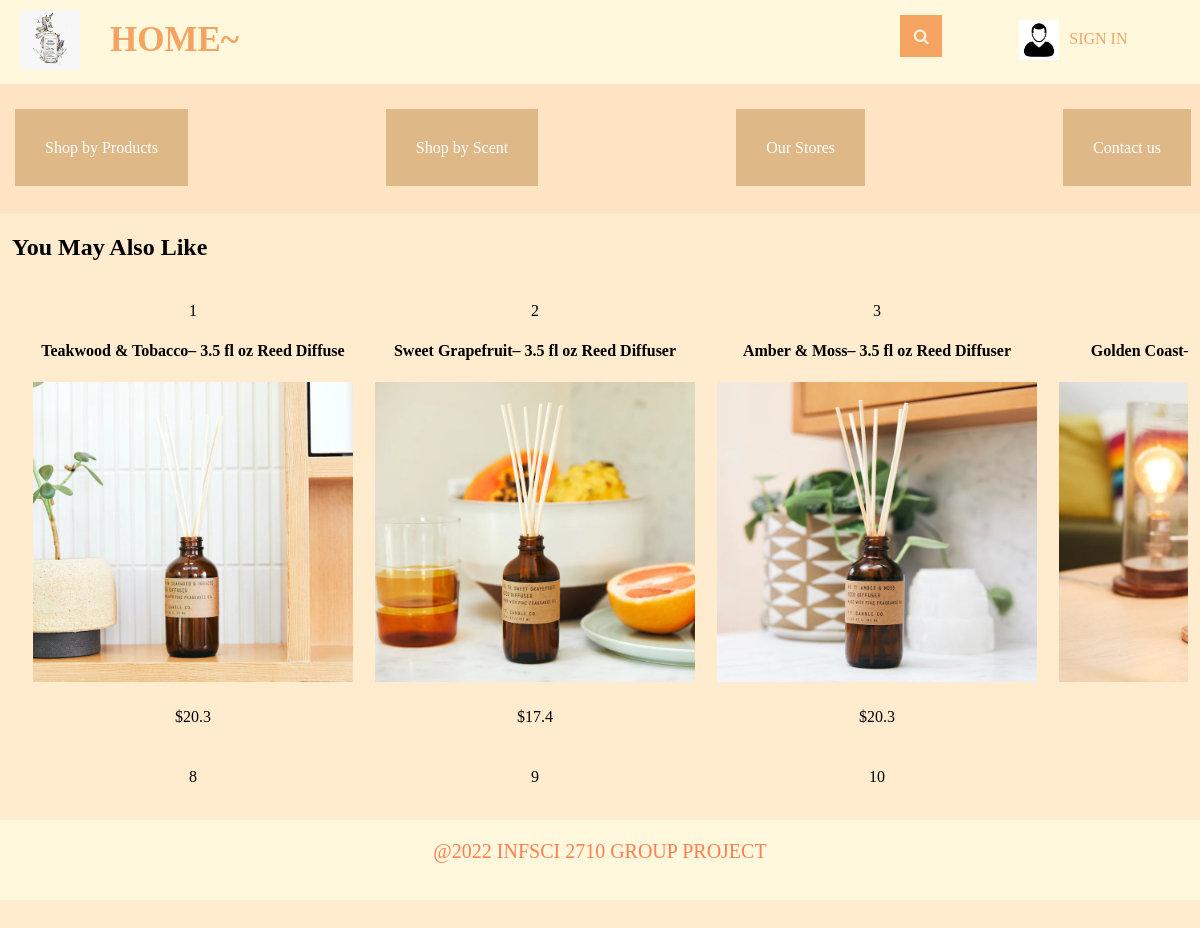
Page /managerpage/mgrroot on the committed database.
### tables this page shows
CREATE TABLE "products" (
  "productId" INTEGER,
  "name" TEXT,
  "inventory" INTEGER,
  "price" REAL,
  "description" TEXT,
  "image" TEXT,
  "productKindId" INTEGER,
  "scent_id" INTEGER,
  CONSTRAINT "PRODUCTS_PK" PRIMARY KEY ("productId"),
  CONSTRAINT "FK_products_product_kind" FOREIGN KEY ("productKindId") REFERENCES "product_kind" ("productKindId") ON DELETE NO ACTION ON UPDATE NO ACTION,
  CONSTRAINT "products_FK" FOREIGN KEY ("scent_id") REFERENCES "scent" ("scent_id") ON DELETE NO ACTION ON UPDATE NO ACTION,
  CONSTRAINT "inventory_constrains" CHECK (inventory>=0)
);

### main.py (the view)
@app.route("/managerpage/mgrroot")
def mgrroot():
    loggedIn, firstName, noOfItems = mgrLoginDetails()
    with sqlite3.connect('database.db') as conn:
        cur = conn.cursor()
        cur.execute('SELECT productId, name, price, description, image, inventory, productKindId, scent_id FROM products')
        itemData = cur.fetchall()
        cur.execute('SELECT productKindId, name FROM product_kind')
        categoryData = cur.fetchall()
        cur.execute('SELECT scent_id, scent_name FROM scent')
        scentData = cur.fetchall()
    itemData = parse(itemData)
    return render_template('managerpage.html', itemData=itemData, loggedIn=loggedIn, firstName=firstName, noOfItems=noOfItems, categoryData=categoryData, scentData=scentData)

### main.py (called while the page is built)
def mgrLoginDetails():
    with sqlite3.connect('database.db') as conn:
        cur = conn.cursor()
        if 'email' not in session:
            loggedIn = False
            firstName = ''
            noOfItems = 0
        else:
            loggedIn = True
            cur.execute("SELECT mgrId, firstName FROM manager WHERE email = ?", (session['email'], ))
            mgrId, firstName = cur.fetchone()
            cur.execute("SELECT count(productId) FROM cart WHERE userId = ?", (mgrId, ))
            noOfItems = cur.fetchone()[0]
    conn.close()
    return (loggedIn, firstName, noOfItems)

def parse(data):
    ans = []
    i = 0
    while i < len(data):
        curr = []
        for j in range(7):
            if i >= len(data):
                break
            curr.append(data[i])
            i += 1
        ans.append(curr)
    return ans

### templates/managerpage.html (shortened to what this page needs)
<!DOCTYPE HTML>
<html>
<head>
    <link rel="stylesheet" href={{ url_for('static', filename='css/home.css') }} />
    <link rel="stylesheet" href={{url_for('static', filename='css/bodyGeneral.css')}} />
    <link rel="stylesheet" href={{ url_for('static', filename='css/topStyle.css') }} />
    <link rel="stylesheet" href={{ url_for('static', filename='css/footer.css') }} />
    <link rel="stylesheet" href="https://maxcdn.bootstrapcdn.com/font-awesome/4.5.0/css/font-awesome.min.css">
</head>
<body>
    <div class="container">
        <div id="title">
            <a href="/managerpage/mgrlogout">
                <img id="logo" src= {{ url_for('static', filename='images/logo.png') }} />
            </a>
            <div class="home_btn">
                <a href="/managerpage/mgrroot">
                    <strong>HOME~</strong>
                </a>
            </div>
            <div class = "Search">
                <form>
		            <input id="searchBox" type="text" name="searchQuery" placeholder="SEARCH....">
		            <button id="searchButton" type="submit" value="Search"></button>
		        </form>
            </div>
            {% if not loggedIn %}
            <div id="signInButton">
                <img id = "client " src= {{ url_for('static', filename='images/client.png')}}/>
                <a class="link" href="/managerpage/mgrloginForm">SIGN IN</a>
            </div>
        {% endif %}
    </div>
        <div class="display">
            <div class="displayMenu">
                <div class="by_product">
                        <buttom class ="naviItems" > Shop by Products </buttom>
                </div>
                <div class="by_scent">
                        <buttom class ="naviItems" > Shop by Scent </buttom>
                </div>
                <div class="stores">
                        <buttom class ="naviItems" > Our Stores </buttom>
                </div>
                <div class="contact">
                        <buttom class ="naviItems" onclick = window.location.href="/contactUs.html"> Contact us </buttom>
                </div>
            </div>
            <div class="displayItem">
                <h2>You May Also Like</h2>
                {% for data in itemData %}
                <table>
                    <tr id="productId">
                        {% for row in data %}
                        <td>
                            {{row[0]}}
                        </td>
                        {% endfor %}
                    </tr>
                    <tr id="productName">
                        {% for row in data %}
                        <td>
                            {{row[1]}}
                        </td>
                        {% endfor %}
                    </tr>
                    <tr id="productImage">
                        {% for row in data %}
                        <td>
                            <a href="/mgrproductDescription?productId={{row[0]}}">
                                <img src={{ url_for('static', filename='uploads/' + row[4]) }} id="itemImage" />
                            </a>
                        </td>
                        {% endfor %}
                    </tr>
                    <tr id="productPrice">
                        {% for row in data %}
                        <td>
                            ${{row[2]}}
                        </td>
                        {% endfor %}
                    </tr>
                </table>
                {% endfor %}
            </div>
        </div>
    </div>
    <footer>
        <div class="footer_container">
            <p>@2022 INFSCI 2710 GROUP PROJECT</p>
        </div>
    </footer>
</body>
</html>

### static/css/home.css (style rules this page uses)
html,body { margin: 0; padding: 0; height: 100%; }
body { width: 100%; background: blanchedalmond; }
.container { position: relative; width:100%; height: 100%; overflow:scroll; }
.display { margin-bottom: 120px; }
#itemImage { height: 300px; width: 320px; }
table { border-spacing: 20px; width: 80%; margin: auto; text-align: center; }
#productName { text-align: center; font-weight: bold; }
#productPrice { text-align: center; }
.displayMenu { background: bisque; width: 98%; height: 100px; position: fixed; top: 84px; display: flex; justify-content: space-between; padding: 15px; z-index: 1; transform: scale(1); }
.naviItems { background-color: burlywood; position: relative; top: 40px; color: white; width: 100%; padding: 30px; font-size: 16px; border: none; cursor: pointer; }
.displayItem { position: relative; top:214px; width: 98%; margin: auto; overflow: scroll; }

### static/css/bodyGeneral.css (style rules this page uses)
html,body { margin: 0; padding: 0; height: 100%; }
body { background: blanchedalmond; }

### static/css/topStyle.css (style rules this page uses)
#logo { height: 60px; width: 60px; margin-left: 20px; margin-top: 10px; margin-bottom: 10px; margin-right: 20px; float: left; }
#title { background-color: cornsilk; height: 84px; position: fixed; top:0px; display: flex; width: 100%; margin-bottom: 0px; z-index: 2; }
.home_btn { height: 64px; margin-bottom: 10px; margin-top:10px; padding: 10px; }
.home_btn a { position: relative; text-align: center; text-decoration: none; font-family: "Palace Script MT"; font-size: 35px; color: sandybrown; }
.Search { width: 70%; }
.Search form { padding:15px; height: 100%; }
.Search input { height: 42px; width: 0; padding: 0 42px 0 15px; border: none; border-bottom: 2px solid transparent; outline: none; background: transparent; transition: .4s cubic-bezier(0, 0.8, 0, 1); position: relative; top: 0; right:0; float: right; z-index: 2; font-family: "Palace Script MT"; font-size:20px; }
.Search button { background: sandybrown; border: none; height: 42px; width: 42px; position: relative; top: 0; right: 0; float: right; margin-right: -15px; cursor: pointer; }
.Search button:before { content: "\f002"; font-family: FontAwesome; font-size: 16px; color: #F9F0DA; }
#signInButton { width: 15%; display: flex; color: yellow; margin-top: 20px; margin-bottom: 20px; margin-left: 20px; margin-right: 20px; float: left; }
#signInButton img { width: 40px; height: 40px; }
#signInButton a { position: relative; bottom: 0; text-align: center; padding: 10px; }
#cart a, #signInButton a { text-decoration: none; font-family: "Palace Script MT"; color: sandybrown; }

### static/css/footer.css (style rules this page uses)
footer { background: cornsilk; display: block; position: relative; bottom: 0; width: 100%; height: 10%; z-index: 10000; }
.footer_container p { position: relative; top: 20px; color: coral; text-align: center; font-family: "Times New Roman"; font-size: 20px; }

### rows in the picture
products: productId "1", name "Teakwood & Tobacco– 3.5 fl oz Reed Diffuse", image (picture), price "20.3"
products: productId "2", name "Sweet Grapefruit– 3.5 fl oz Reed Diffuser", image (picture), price "17.4"
products: productId "3", name "Amber & Moss– 3.5 fl oz Reed Diffuser", image (picture), price "20.3"
products: name "Golden…", image (picture)
products: productId "8"
products: productId "9"
products: productId "10"
